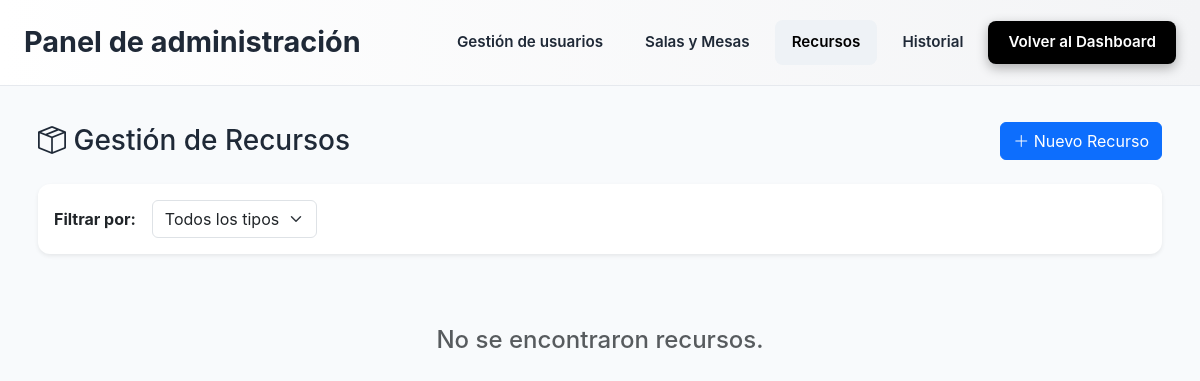
The app's page /public/pages/admin/recursos/crud_recursos.php?msg=success (signed in), older data.
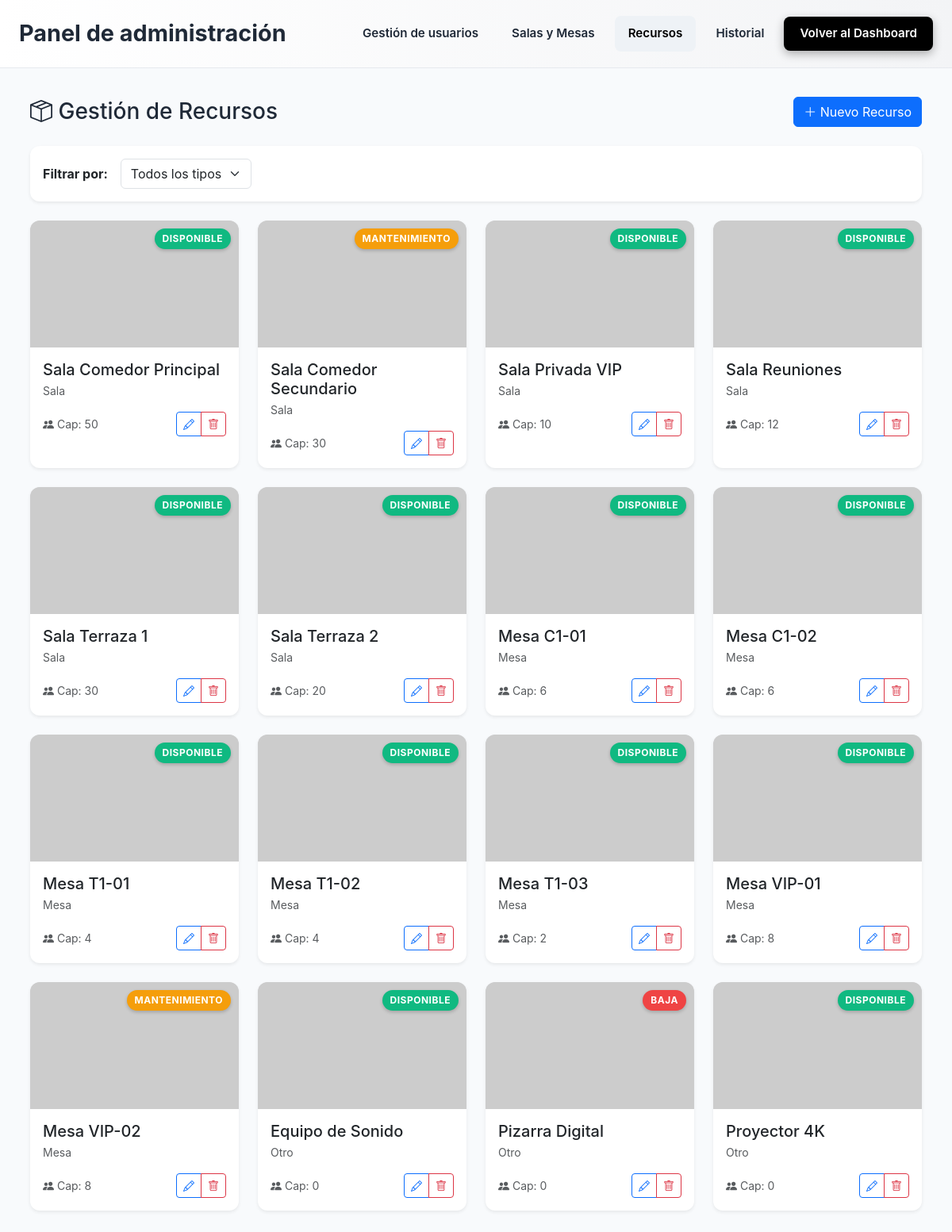
The same page, newer data.
### tables this page shows
CREATE TABLE IF NOT EXISTS recursos (
    id_recurso INT AUTO_INCREMENT PRIMARY KEY,
    nombre VARCHAR(100) NOT NULL,
    tipo ENUM('sala', 'mesa', 'silla', 'otro') NOT NULL,
    capacidad INT DEFAULT 0,
    imagen VARCHAR(255),
    estado ENUM('disponible', 'mantenimiento', 'baja') DEFAULT 'disponible'
);

### public/pages/admin/recursos/crud_recursos.php (the view, shortened to what this page needs)
<?php
require_once __DIR__ . '/../../../../private/db/db_conn.php';
$conn = connection($host, $user, $pass, $db);
$sql = "SELECT r.*, u.path AS upload_path, u.filename AS upload_filename FROM recursos r LEFT JOIN uploads u ON r.id_upload = u.id_upload";
$params = [];
$sql .= " ORDER BY tipo, nombre";
$stmt = $conn->prepare($sql);
$stmt->execute($params);
$recursos = $stmt->fetchAll(PDO::FETCH_ASSOC);
?>
<!DOCTYPE html>
<html lang="es">
<head>
    <link href="https://cdn.jsdelivr.net/npm/bootstrap@5.3.3/dist/css/bootstrap.min.css" rel="stylesheet">
    <link href="https://cdn.jsdelivr.net/npm/bootstrap-icons@1.11.3/font/bootstrap-icons.css" rel="stylesheet">
    <link href="../../../css/admin-recursos.css" rel="stylesheet">
</head>
<body>
<header class="admin-header">
    <div class="brand">
        <h1>Panel de administración</h1>
    </div>
    <nav class="admin-nav" aria-label="Navegación de administración">
        <a class="tab tab-link" href="../users/admin.php">Gestión de usuarios</a>
        <a class="tab tab-link" href="../salas/admin_salas.php">Salas y Mesas</a>
        <a class="tab tab-link active" href="./crud_recursos.php" aria-current="page">Recursos</a>
        <a class="tab tab-link" href="../../logs.php">Historial</a>
        <a href="../../dashboard.php" class="btn btn-volver">
            Volver al Dashboard
        </a>
    </nav>
</header>
<div class="recursos-wrapper">
    <div class="d-flex justify-content-between align-items-center mb-4">
        <h2 class="h3 mb-0"><i class="bi bi-box-seam"></i> Gestión de Recursos</h2>
        <a href="formulario_recurso.php" class="btn btn-primary"><i class="bi bi-plus-lg"></i> Nuevo Recurso</a>
    </div>
    <div class="card mb-4 border-0 shadow-sm filter-card">
        <div class="card-body">
            <form method="GET" class="row g-3 align-items-center">
                <div class="col-auto">
                    <label class="fw-bold">Filtrar por:</label>
                </div>
                <div class="col-auto">
                    <select name="tipo" class="form-select" onchange="this.form.submit()">
                        <option value="">Todos los tipos</option>
                    </select>
                </div>
            </form>
        </div>
    </div>
    <div class="row g-4">
        <?php if (empty($recursos)): ?>
            <div class="col-12 text-center py-5">
                <h4 class="text-muted">No se encontraron recursos.</h4>
            </div>
        <?php endif; ?>
        <?php foreach ($recursos as $recurso): ?>
            <div class="col-md-6 col-lg-4 col-xl-3">
                <div class="card card-resource h-100 border-0 shadow-sm">
                    <div class="position-relative">
                        <?php
                        $img = !empty($recurso['upload_path'])
                            ? "../../../serve_image.php?p=" . rawurlencode($recurso['upload_path'])
                            : "../../../assets/placeholder.jpg";
                        ?>
                        <img src="<?= htmlspecialchars($img) ?>" class="resource-img" alt="Imagen recurso" onerror="this.src='https://placehold.co/400x300?text=Sin+Imagen'">
                        <span class="status-badge status-<?= $recurso['estado'] ?>">
                            <?= ucfirst($recurso['estado']) ?>
                        </span>
                    </div>
                    <div class="card-body">
                        <h5 class="card-title mb-1"><?= htmlspecialchars($recurso['nombre']) ?></h5>
                        <p class="text-muted small mb-2"><?= ucfirst($recurso['tipo']) ?></p>
                        <div class="d-flex justify-content-between align-items-center mt-3">
                            <small class="text-muted"><i class="bi bi-people-fill"></i> Cap: <?= $recurso['capacidad'] ?></small>
                            <div class="btn-group">
                                <a href="formulario_recurso.php?id=<?= $recurso['id_recurso'] ?>" class="btn btn-sm btn-outline-primary">
                                    <i class="bi bi-pencil"></i>
                                </a>
                                <button type="button" class="btn btn-sm btn-outline-danger btn-delete-resource" data-id="<?= $recurso['id_recurso'] ?>">
                                    <i class="bi bi-trash"></i>
                                </button>
                            </div>
                        </div>
                    </div>
                </div>
            </div>
        <?php endforeach; ?>
    </div>
</div>
</body>
</html>

### public/css/admin-recursos.css (style rules this page uses)
:root { font-family: Inter, system-ui, -apple-system, "Segoe UI", Roboto, "Helvetica Neue", Arial; --primary: #1f2937; --accent: #0ea5a4; --muted: #6b7280; --bg: #f8fafc; --card: #ffffff; --blue: #3b82f6; --red: #ef4444; background: var(--bg); color: var(--primary); }
body { min-height: 100vh; margin: 0; background: var(--bg); font-family: Inter, system-ui, -apple-system, "Segoe UI", Roboto, "Helvetica Neue", Arial; color: var(--primary); }
.admin-header { display: flex; align-items: center; justify-content: space-between; gap: 1.5rem; padding: 1.25rem 1.5rem; background: linear-gradient(90deg, #ffffff 0%, #f3f4f6 100%); border-bottom: 1px solid #e6e9ee; flex-wrap: wrap; }
.brand { display: flex; align-items: center; gap: 0.75rem; flex-shrink: 0; }
.admin-header h1 { font-size: 1.8rem; margin: 0; line-height: 1.2; font-weight: 700; }
.admin-nav { display: flex; gap: 0.5rem; flex-wrap: wrap; align-items: center; }
.admin-nav .tab, .admin-nav .tab-link { background: transparent; border: 1px solid transparent; padding: 0.625rem 1rem; border-radius: 0.5rem; cursor: pointer; color: var(--primary); font-weight: 600; font-size: 0.95rem; font-family: Inter, system-ui, -apple-system, "Segoe UI", Roboto, "Helvetica Neue", Arial; transition: all 0.2s ease; text-decoration: none; white-space: nowrap; }
.admin-nav .tab.active, .admin-nav .tab-link.active { color: rgb(0, 0, 0); background: #eef2f6; }
.admin-nav .btn-volver { display: inline-flex; align-items: center; justify-content: center; gap: 0.5rem; padding: 0.625rem 1.25rem; border-radius: 0.5rem; background: #000; color: #fff !important; font-weight: 600; font-size: 0.95rem; font-family: Inter, system-ui, -apple-system, "Segoe UI", Roboto, "Helvetica Neue", Arial; border: none; text-decoration: none; cursor: pointer; transition: all 0.18s ease; box-shadow: 0 4px 12px rgba(0, 0, 0, 0.3); white-space: nowrap; }
.recursos-wrapper { max-width: 1180px; margin: 0 auto; padding: 36px 28px 60px; }
.resource-img { width: 100%; height: 160px; object-fit: cover; border-radius: 8px 8px 0 0; background-color: #e5e7eb; }
.card-resource { transition: transform 0.2s, box-shadow 0.2s; border: 1px solid rgba(15, 23, 42, 0.08); border-radius: 0.75rem; background: var(--card); overflow: hidden; }
.status-badge { position: absolute; top: 10px; right: 10px; padding: 4px 10px; border-radius: 20px; font-size: 0.75rem; font-weight: 700; color: white; text-transform: uppercase; letter-spacing: 0.5px; box-shadow: 0 2px 4px rgba(0, 0, 0, 0.2); }
.status-disponible { background-color: #10b981; }
.status-mantenimiento { background-color: #f59e0b; color: #fff; }
.status-baja { background-color: #ef4444; }
.filter-card { border: 1px solid rgba(15, 23, 42, 0.08); border-radius: 0.75rem; background: var(--card); box-shadow: 0 2px 4px rgba(0, 0, 0, 0.02); }

Row changes from the older to the newer data that the page shows:
added recursos: estado "DISPONIBLE", nombre "Sala Comedor Principal", tipo "Sala", capacidad "50"
added recursos: estado "MANTENIMIENTO", nombre "Sala Comedor Secundario", tipo "Sala", capacidad "30"
added recursos: estado "DISPONIBLE", nombre "Sala Privada VIP", tipo "Sala", capacidad "10"
added recursos: estado "DISPONIBLE", nombre "Sala Reuniones", tipo "Sala", capacidad "12"
added recursos: estado "DISPONIBLE", nombre "Sala Terraza 1", tipo "Sala", capacidad "30"
added recursos: estado "DISPONIBLE", nombre "Sala Terraza 2", tipo "Sala", capacidad "20"
added recursos: estado "DISPONIBLE", nombre "Mesa C1-01", tipo "Mesa", capacidad "6"
added recursos: estado "DISPONIBLE", nombre "Mesa C1-02", tipo "Mesa", capacidad "6"
added recursos: estado "DISPONIBLE", nombre "Mesa T1-01", tipo "Mesa", capacidad "4"
added recursos: estado "DISPONIBLE", nombre "Mesa T1-02", tipo "Mesa", capacidad "4"
added recursos: estado "DISPONIBLE", nombre "Mesa T1-03", tipo "Mesa", capacidad "2"
added recursos: estado "DISPONIBLE", nombre "Mesa VIP-01", tipo "Mesa", capacidad "8"
added recursos: estado "MANTENIMIENTO", nombre "Mesa VIP-02", tipo "Mesa", capacidad "8"
added recursos: estado "DISPONIBLE", nombre "Equipo de Sonido", tipo "Otro", capacidad "0"
added recursos: estado "BAJA", nombre "Pizarra Digital", tipo "Otro", capacidad "0"
added recursos: estado "DISPONIBLE", nombre "Proyector 4K", tipo "Otro", capacidad "0"
Text that changed along with them:
text no longer shown: "No se encontraron recursos."
